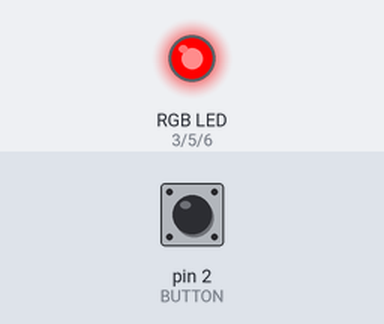
The sketch below on a simulated Arduino Uno, built with avr-gcc and run on an emulated ATmega328P. Shown: an RGB LED mixed from three pins (HIGH = lit). The test bench sets the inputs (shaded band); at power-on: pin 2 (BUTTON) HIGH.

Above: at 0.2 s.
At 1.4 s:
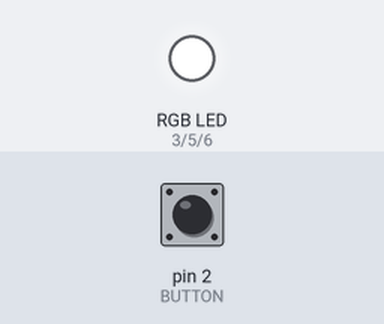
At 2.0 s:
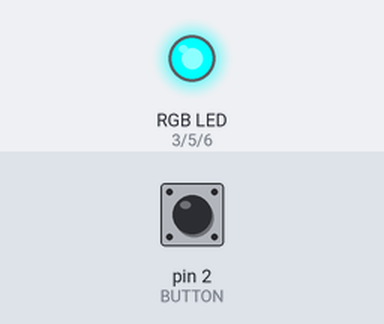
At 2.6 s:
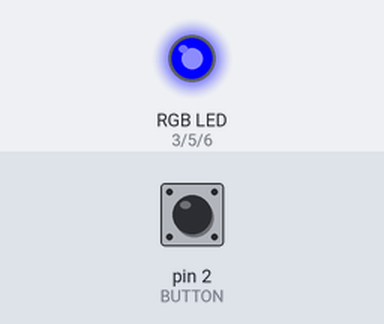
At 4.4 s:
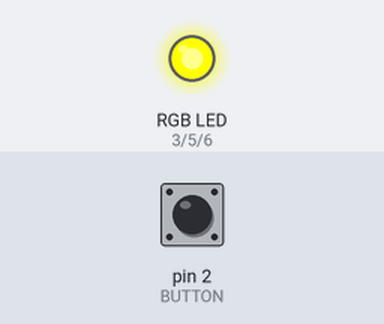
At 6.8 s:
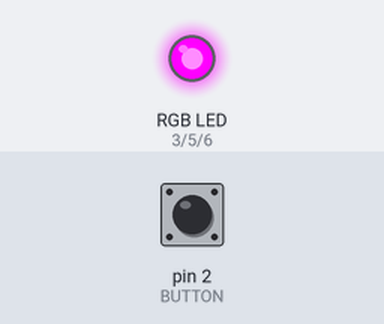
Timing chart, 0 to 8.3 s (numbered marks = the images above):
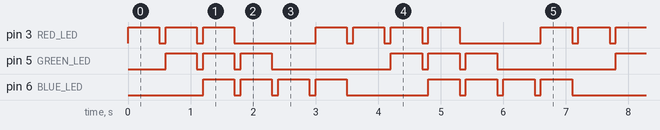

Measured:
- by itself, pin 3 (RED_LED): repeats every 3.6 s: 2 × (LOW 0.10 s, HIGH 0.50 s), LOW 1.3 s, HIGH 0.50 s, LOW 0.10 s, HIGH 0.50 s
- by itself, pin 5 (GREEN_LED): repeats every 3.6 s: 2 × (LOW 0.10 s, HIGH 0.50 s), LOW 1.9 s, HIGH 0.50 s
- by itself, pin 6 (BLUE_LED): repeats every 3.6 s: 3 × (LOW 0.10 s, HIGH 0.50 s), LOW 1.3 s, HIGH 0.50 s

The sketch:

Lab1_Problem6.ino
```cpp
// ENCE 3210 - Microprocessor Systems 1
// Lab 1 - Problem 6
// By Rana Seif
// In this code, when a button is pressed, a specific sequence of lights turns on
// and keeps repeating until the button is pressed again


// Define pins for LEDs using macros
# define RED_LED 3
# define GREEN_LED 5
# define BLUE_LED 6

// Define pin for button using macros
# define BUTTON 2

// Global variable (Flag) to track button presses
int gButtonPressFlag = 0;

void ledSequence ()
{
  // Runs through the sequence of LED lights (R-RG-RGB-GB-B-RB)
  digitalWrite(RED_LED, HIGH);
  delay(500);
  digitalWrite(RED_LED, LOW);
  delay(100);

  digitalWrite(RED_LED, HIGH);
  digitalWrite(GREEN_LED, HIGH);
  delay(500);
  digitalWrite(RED_LED, LOW);
  digitalWrite(GREEN_LED, LOW);
  delay(100);

  digitalWrite(RED_LED, HIGH);
  digitalWrite(GREEN_LED, HIGH);
  digitalWrite(BLUE_LED, HIGH);
  delay(500);
  digitalWrite(RED_LED, LOW);
  digitalWrite(GREEN_LED, LOW);
  digitalWrite(BLUE_LED, LOW);
  delay(100);

  digitalWrite(GREEN_LED, HIGH);
  digitalWrite(BLUE_LED, HIGH);
  delay(500);
  digitalWrite(GREEN_LED, LOW);
  digitalWrite(BLUE_LED, LOW);
  delay(100);

  digitalWrite(BLUE_LED, HIGH);
  delay(500);
  digitalWrite(BLUE_LED, LOW);
  delay(100);

  digitalWrite(RED_LED, HIGH);
  digitalWrite(BLUE_LED, HIGH);
  delay(500);
  digitalWrite(RED_LED, LOW);
  digitalWrite(BLUE_LED, LOW);
  delay(100);

}

void setup()
{
  // Initialize LED pins as outputs
  pinMode(RED_LED, OUTPUT);
  pinMode(GREEN_LED, OUTPUT);
  pinMode(BLUE_LED, OUTPUT);

  // Initialize button pin as input with pull-up resistor to prevent button errors
  pinMode(BUTTON, INPUT_PULLUP);

}

void loop()
{
  // In this main function, the button is read and accordingly the sequence is played

  // Read the button state
  gButtonPressFlag = digitalRead(BUTTON);

  if (gButtonPressFlag == 1)
  {
    // First button press causes start of playing LED Sequence
    ledSequence();
    gButtonPressFlag = digitalRead(BUTTON);
    while (gButtonPressFlag == 0)
    {
      // Keeps playing the sequence until button is pressed again
      ledSequence();
      gButtonPressFlag = digitalRead(BUTTON);
    }
  }
}
```
